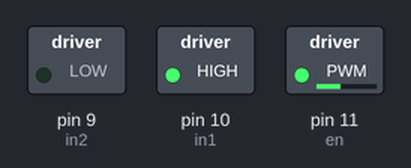
Bench run of a sketch on a simulated Arduino Uno, built with avr-gcc and run on an emulated ATmega328P. On the bench: switched loads named in the sketch (green lamp = pin HIGH).

Above: at 0.1 s.
Timing chart, 0 to 1.6 s (numbered marks = the images above):
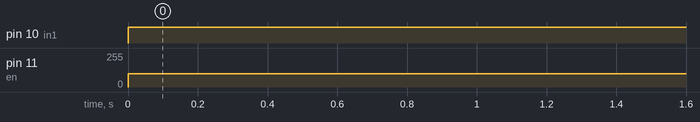

Measured:
- by itself, pin 10 (in1): LOW → HIGH at 0.00 s
- by itself, pin 11 (en): 0/255 → 100/255 at 0.00 s

The sketch:

Control_DC_Motor_Speed_using_LM7805_and_L293D.ino
```cpp
int en = 11;
int in1 = 10;
int in2 = 9;

void setup()
{
pinMode(en, OUTPUT);
pinMode(in1, OUTPUT);
pinMode(in2, OUTPUT);
}

void loop()
{
analogWrite(en, 100);
//to change speed of dc motor just change the value from 0 to 255
digitalWrite(in1, HIGH);
digitalWrite(in2, LOW);
}
```
